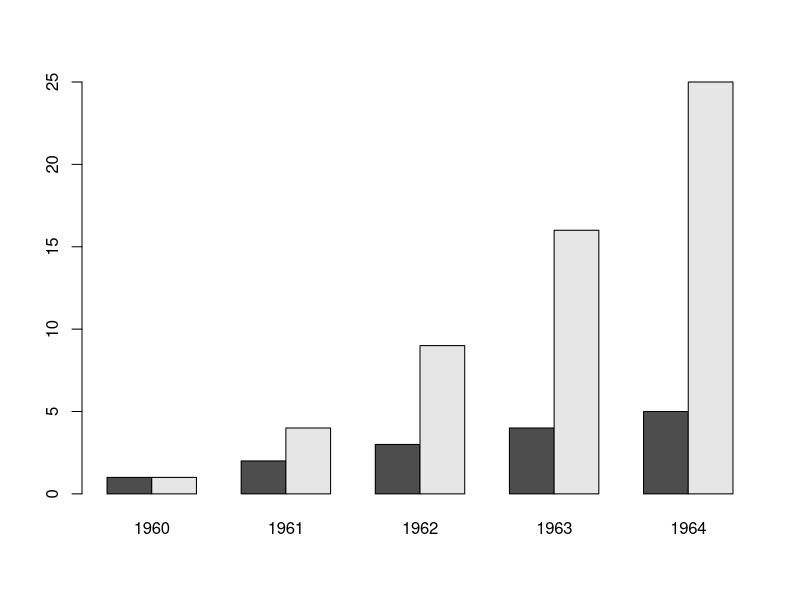

Write the R code that produced this figure.

x <- c(1, 2, 3, 4, 5,  1, 4, 9, 16, 25)

mx <- matrix(x, nrow=2, ncol=5, byrow=T)
colnames(mx) <- c(1960, 1961, 1962, 1963, 1964)
barplot(mx, beside=T)
